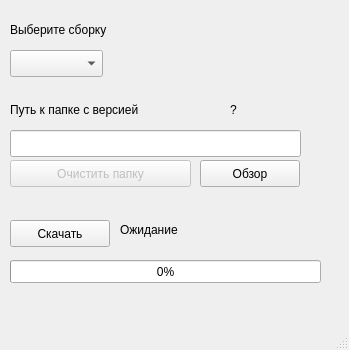
<?xml version="1.0" encoding="UTF-8"?>
<ui version="4.0">
 <class>MainWindow</class>
 <widget class="QMainWindow" name="MainWindow">
  <property name="geometry">
   <rect>
    <x>0</x>
    <y>0</y>
    <width>349</width>
    <height>350</height>
   </rect>
  </property>
  <property name="windowTitle">
   <string>MainWindow</string>
  </property>
  <widget class="QWidget" name="centralwidget">
   <widget class="QProgressBar" name="progressBar">
    <property name="geometry">
     <rect>
      <x>10</x>
      <y>260</y>
      <width>311</width>
      <height>23</height>
     </rect>
    </property>
    <property name="value">
     <number>0</number>
    </property>
   </widget>
   <widget class="QComboBox" name="comboBoxServer">
    <property name="geometry">
     <rect>
      <x>10</x>
      <y>50</y>
      <width>93</width>
      <height>27</height>
     </rect>
    </property>
   </widget>
   <widget class="QLabel" name="label">
    <property name="geometry">
     <rect>
      <x>10</x>
      <y>20</y>
      <width>151</width>
      <height>19</height>
     </rect>
    </property>
    <property name="text">
     <string>Выберите сборку</string>
    </property>
   </widget>
   <widget class="QLineEdit" name="pathMinecraft">
    <property name="geometry">
     <rect>
      <x>10</x>
      <y>130</y>
      <width>291</width>
      <height>27</height>
     </rect>
    </property>
   </widget>
   <widget class="QLabel" name="label_2">
    <property name="geometry">
     <rect>
      <x>10</x>
      <y>100</y>
      <width>211</width>
      <height>19</height>
     </rect>
    </property>
    <property name="text">
     <string>Путь к папке c версией</string>
    </property>
   </widget>
   <widget class="QPushButton" name="pushButtonTakePath">
    <property name="geometry">
     <rect>
      <x>200</x>
      <y>160</y>
      <width>100</width>
      <height>27</height>
     </rect>
    </property>
    <property name="text">
     <string>Обзор</string>
    </property>
   </widget>
   <widget class="QPushButton" name="pushButtonDownload">
    <property name="geometry">
     <rect>
      <x>10</x>
      <y>220</y>
      <width>100</width>
      <height>27</height>
     </rect>
    </property>
    <property name="text">
     <string>Скачать</string>
    </property>
   </widget>
   <widget class="QLabel" name="labelCountMods">
    <property name="geometry">
     <rect>
      <x>120</x>
      <y>220</y>
      <width>151</width>
      <height>19</height>
     </rect>
    </property>
    <property name="text">
     <string>Ожидание</string>
    </property>
   </widget>
   <widget class="QPushButton" name="pushButton">
    <property name="enabled">
     <bool>false</bool>
    </property>
    <property name="geometry">
     <rect>
      <x>10</x>
      <y>160</y>
      <width>181</width>
      <height>27</height>
     </rect>
    </property>
    <property name="text">
     <string>Очистить папку</string>
    </property>
   </widget>
   <widget class="QLabel" name="labelPathInfo">
    <property name="geometry">
     <rect>
      <x>230</x>
      <y>100</y>
      <width>111</width>
      <height>19</height>
     </rect>
    </property>
    <property name="text">
     <string>?</string>
    </property>
   </widget>
  </widget>
  <widget class="QMenuBar" name="menubar">
   <property name="geometry">
    <rect>
     <x>0</x>
     <y>0</y>
     <width>349</width>
     <height>24</height>
    </rect>
   </property>
  </widget>
  <widget class="QStatusBar" name="statusbar"/>
 </widget>
 <resources/>
 <connections/>
</ui>
